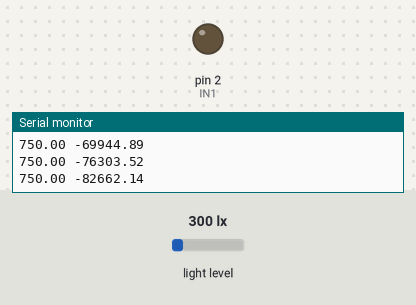
Recording of a sketch running on a simulated Arduino Uno, built with avr-gcc and run on an emulated ATmega328P. Shown: output pins drawn as LEDs (lit = HIGH), the last lines printed to the serial monitor. The inputs (shaded band) are chosen by the test bench; at power-on: light level 300 lx.

Above: at 1.3 s.
At 5.2 s:
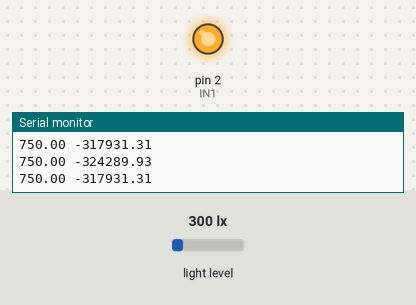
Timing chart, 0 to 13.5 s (numbered marks = the images above):
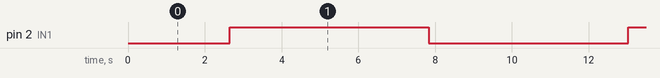

The sketch:

Linear_PWM.ino
```cpp
#include <Wire.h>
#include <BH1750.h>

BH1750 lightMeter;

#define IN1 2 // Chân D2 (chọn chân hỗ trợ PWM)
#define SUPPLY_VOLTAGE 12.0 // Điện áp cấp cho LED (5V)
#define LED_RESISTANCE 220 // Điện trở bóng đèn (đơn vị: ohm)

// Biến lưu giá trị PWM
float current = 0;
int pwmValue = 0;
int step = 5;
bool increasing = true;

void setup() {
  // Cài đặt chế độ chân điều khiển
  pinMode(IN1, OUTPUT);

  Wire.begin();
  lightMeter.begin();
  Serial.begin(9600);
}

void loop() {
  // Tạo tín hiệu PWM để thay đổi độ sáng bóng đèn
  analogWrite(IN1, pwmValue);

  // Điều chỉnh giá trị PWM tăng hoặc giảm
  if (increasing) {
    pwmValue += step; // Tăng dần
    if (pwmValue >= 255) {
      increasing = false;
    }
  } else {
    pwmValue -= step; // Giảm dần
    if (pwmValue <= 0) {
      increasing = true;
    }
  }

  float lux = lightMeter.readLightLevel();
  current = (SUPPLY_VOLTAGE * pwmValue) / (LED_RESISTANCE * 255);

  //Serial.print("Lux: ");
  Serial.print(lux * 2.5);
  //Serial.print(" Current: ");
  Serial.print(" ");
  Serial.println(current * 1000000);

  delay(100);
}
```

Measured:
- by itself, pin 2 (IN1): alternates HIGH for 5.2 s and LOW for 5.2 s
